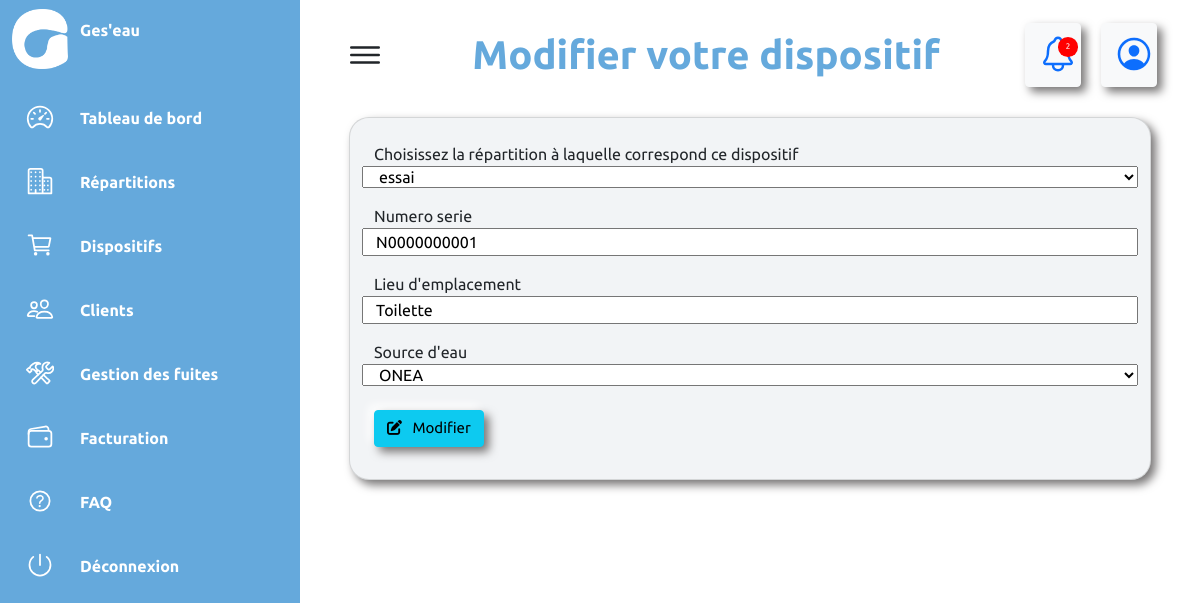
The page /dispo/update_dispo/1/ (signed in) on the database its author committed.
### conso/models.py (models this page shows, shortened)
class Dispositif(models.Model):
    section = models.ForeignKey(Section, null=True, blank=True, on_delete=models.CASCADE)
    client = models.ForeignKey(Client, null=True, blank=True, on_delete=models.CASCADE)
    numero_serie = models.CharField(max_length=100, null=True, blank=True, verbose_name="Numéro serie")
    nom_lieu = models.CharField(max_length=100,null=True,blank=True,verbose_name="Le lieu où se trouve le dispositif")
    source_eau = models.CharField(max_length=100,null = True, blank=True, verbose_name="Source d'eau")
    class Meta:
        unique_together = ('section', 'nom_lieu')

### conso/views.py (the view, shortened to what this page needs)
# urls.py: path('dispo/update_dispo/<str:pk>/',views.update_dispo,name="update_dispositif"),
@login_required
def update_dispo(request, pk):
    dispo = Dispositif.objects.get(id=pk)
    if not check_dispo_access(request, dispo):
        return HttpResponseForbidden("Vous n'avez pas accès à ce dispositif.")
    form = DispositifForm(request.user, instance=dispo)
    user_id = request.user.id
    user_entreprise_id = get_object_or_404(Entreprise, user_id=user_id)
    alert_count = Alert.objects.filter(entreprise=user_entreprise_id, is_read=False).count()
    context = {'form':form,
                'dispo':dispo,
                'alert_count':alert_count}
    return render(request,'conso/dispositif/update_dispositif.html',context)

### conso/forms.py
class DispositifForm(forms.ModelForm):
    nom_lieu = forms.CharField(
        label = "Le lieu où se trouve le dispositif",
        widget = forms.TextInput(attrs={'placeholder':"Ex : Toilette, Salle de reunion"})
    )
    source_eau = forms.ChoiceField(
        label = "La source d'eau utilisée par le dispositif",
        widget = forms.Select(attrs={'placeholder': "Ex : ONEA, Forage"}),
        choices=[("ONEA", "ONEA"),("Forage", "Forage")]
    )
    def __init__(self, user, *args, **kwargs):
        super(DispositifForm, self).__init__(*args, **kwargs)
        self.fields['section'].queryset = Section.objects.filter(entreprise__user=user)
    class Meta:
        model = Dispositif
        fields = '__all__'

### conso/models.py (called while the page is built)
    def __str__(self):
        return self.nom_section

### conso/views.py (called while the page is built)
def check_dispo_access(request, dispo):
    user = request.user
    if user.entreprise != dispo.section.entreprise:
        return False
    return True

### conso/templates/conso/dispositif/update_dispositif.html (shortened to what this page needs)
{% extends 'base.html' %}
{% block etatactuel %}Modifier votre dispositif{% endblock etatactuel %}
{% block content %}
<form method="POST" class="card p-3 mt-2 myform" action="" autocomplete="off">
    <div class="row">
        <div class="col-12">
            <div class="row p-2">
                <label for="section">Choisissez la répartition à laquelle correspond ce dispositif</label>
                {{form.section}}
            </div>
            <div class="row p-2">
                <label for="numero_serie"> Numero serie </label>
                {{form.numero_serie}}
            </div>
            <div class="row p-2">
                <label for="nom_lieu"> Lieu d'emplacement </label>
                {{form.nom_lieu}}
            </div>
            <div class="row p-2">
                <label for="source_eau"> Source d'eau </label>
                {{form.source_eau}}
            </div>
        </div>
    </div>
    <div class="mt-2">
        <button style= "font-size: 15px;" type="submit" class="btn btn-info mb-3"><i class="fas fa-edit"></i>&nbsp;&nbsp;  Modifier</button>
    </div>
</form>
{% endblock content %}

### Geseau/static/css/style.css (style rules this page uses)
* { font-family: "Ubuntu", "sans-serif"; margin: 0; padding: 0; box-sizing: border-box; }
:root { --blue: #65a9dc; --white: #fff; --gray: #f5f5f5; --black1: #222; --black2: #999; }
body { min-height: 100vh; overflow-x: hidden; }
.btn { margin: 0.5rem; padding: 0.5rem 0.75rem; border-radius: 0.5rem; border: none; font-weight: 600; cursor: pointer; display: flex; box-shadow: 5px 5px 10px #787676, -5px -5px 10px #ffffff; }

### Geseau/static/css/styles.css (style rules this page uses)
* { margin: 0; padding: 0; box-sizing: border-box; font-family: 'Ubuntu', sans-serif; }
body { display: flex; height: 100vh; background: #f0f5fd; }
.main .card { background-color: #f2f4f6; border-radius: 20px; box-shadow: 5px 5px 10px #787676, -5px -5px 10px #ffffff; }
.mb-3 { margin-bottom: 1rem !important; }

### rows shown on the page
Dispositif: section "essai", numero_serie "N0000000001", nom_lieu "Toilette", source_eau "ONEA"

### other values the page prints
{{ alert_count }} "2"
